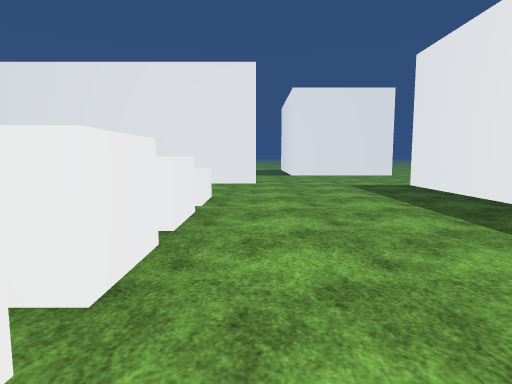
View 1 (above)

16 first-person views from a walk through a Unity game level. The camera is 1.3 m above the floor, tilts 6° down and sees 75° across. The floor is counted in squares, 1 m on a side. Each view is taken from the middle of a square. On the plan, view 1 faces up. The plan holds only what a view shows up to about 14 squares ahead; the rest is blank. The place goes on beyond the plan. The terrain is drawn as flat ground. The player is left out. Surface patterns are stand-ins for the level's own textures.

View 2
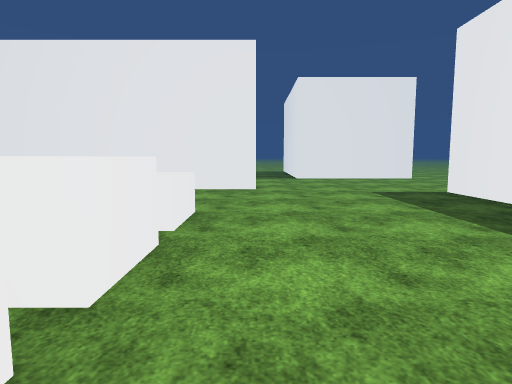

View 3
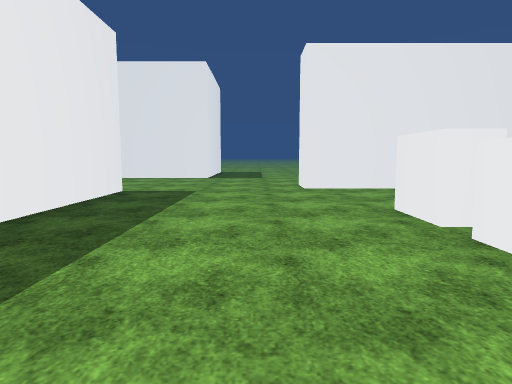

View 4
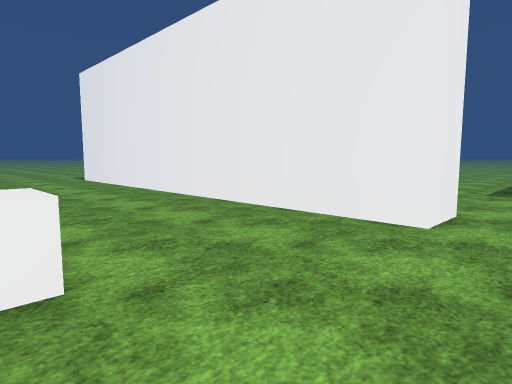

View 5
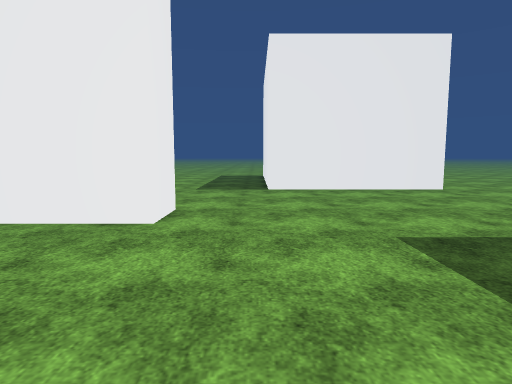

View 6
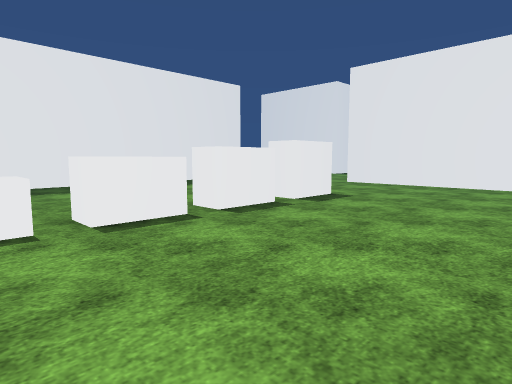

View 7
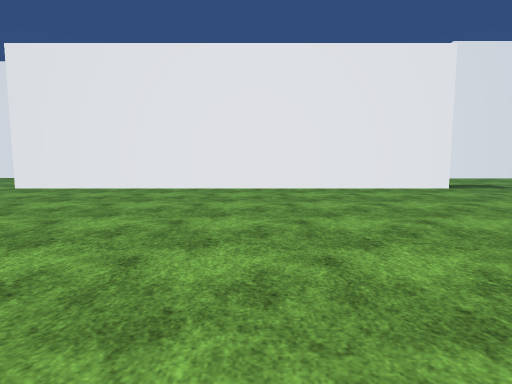

View 8
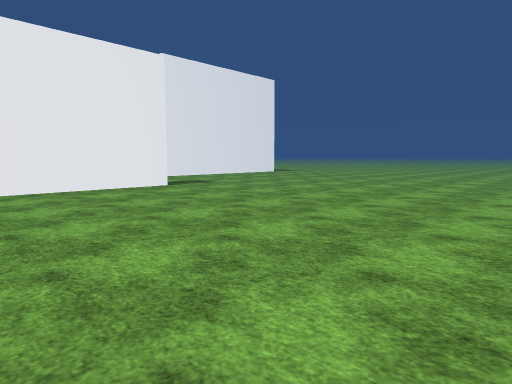

View 9
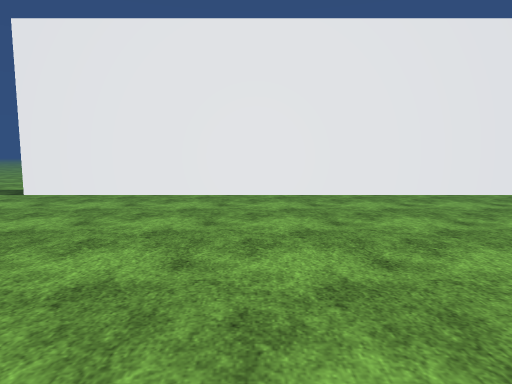

View 10
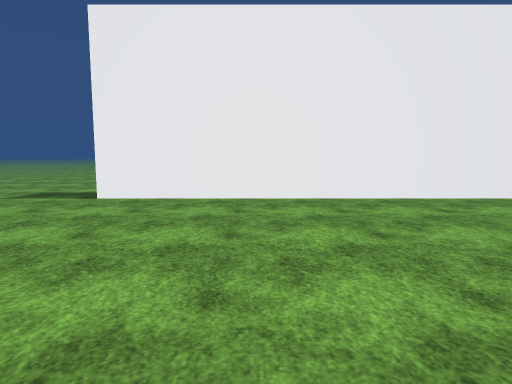

View 11
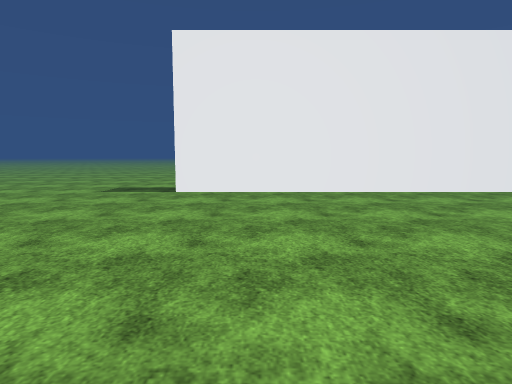

View 12
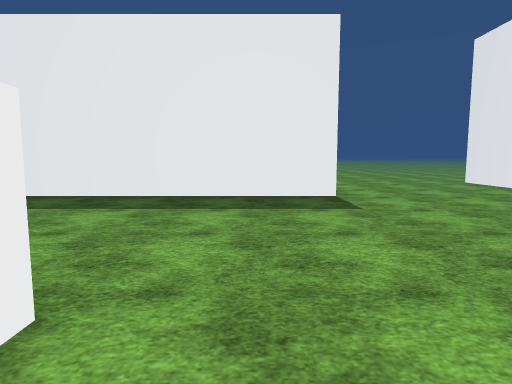

View 13
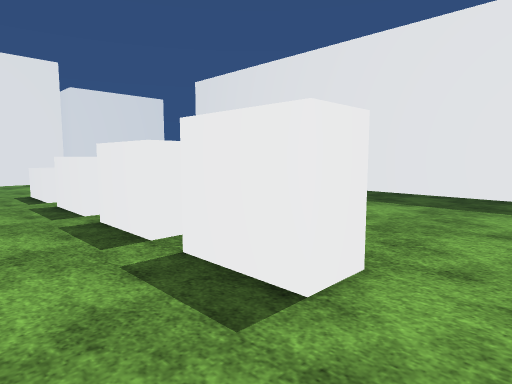

View 14
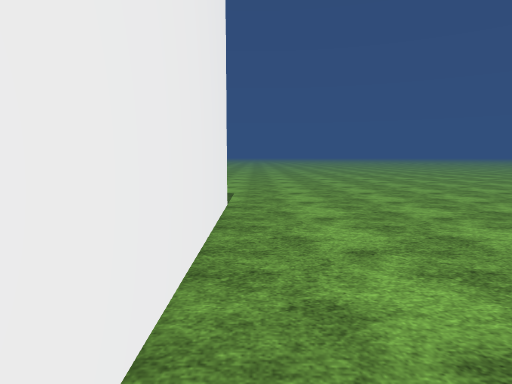

View 15
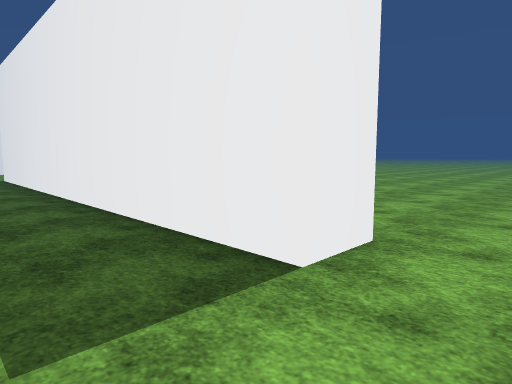

View 16
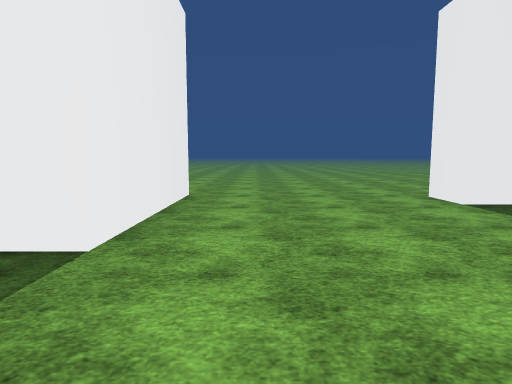

### Floor plan
Points are (right, up) in squares from view 1. A wall is a line through its corners. A room is listed if a view was taken in it or the views show most of it. See-through windows are left out.
Room 1 (views 1, 2, 3, 4, 5, 6, 7, 8, 9, 10, 11, 12, 13, 14, 15)
walls: (0, 18.2) (0, 16.4) (-18, 16.4); (8.5, -4.7) (7.1, -4.7) (7.1, 15.3) (8.5, 15.3); (-18.1, -5.8) (0, -5.8); (8.5, 23.3) (2.5, 23.3)
ways out: opening at (-19, 17.5) to room 2; opening at (1.5, 20.5) to room 2
objects: other object (-2, 0) to (-2, 2); other object (-2, 3) to (-2, 5); other object (-2, 6) to (-2, 8); other object (-2, 9) to (-2, 11)
Room 2 (view 16)
walls: (2.5, 23.3) (2.5, 24.5)
ways out: opening at (-19, 17.5) to room 1; opening at (1.5, 20.5) to room 1

Where each view was taken, in squares from view 1:
view 1: 0 up, 0 right, facing up
view 2: 3 up, 0 right, facing up
view 3: 8 up, 2 right, facing down
view 4: 10 up, 2 right, facing up-left
view 5: 10 up, 2 right, facing up
view 6: 10 up, 9 left, facing down-right
view 7: 8 up, 10 left, facing down
view 8: 8 up, 10 left, facing down-left
view 9: 5 up, 10 left, facing up
view 10: 6 up, 13 left, facing up
view 11: 4 up, 15 left, facing up
view 12: 2 down, 4 left, facing right
view 13: 2 down, 5 left, facing up-right
view 14: 5 down, 9 left, facing left
view 15: 7 down, 4 right, facing up-right
view 16: 21 up, 2 left, facing right
